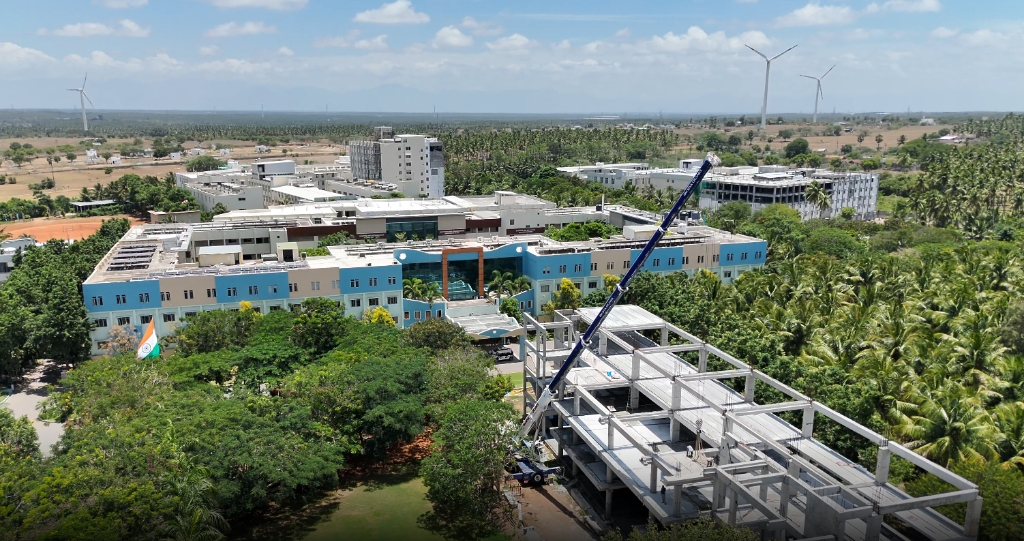
#> input picture assets/media/extracted_frame.jpg, 1024 x 541 px; its folder holds only this picture in this run
$ python -i keyframe_selector.py   (imports and definitions only)   (older library calls are emulated)
#> lines starting #> are read from the running program, lines starting #| are printed output that depends on the picture
#> further down, picture is the input picture: shape (541, 1024, 3); mean B, G, R 114.8, 126.5, 115.8
import os
import cv2
import numpy as np
from typing import List, Tuple, Dict, Any, Optional

# --------------------------------------------------
# SETTINGS (Matches Colab Notebook)
# --------------------------------------------------
COMPARE_WIDTH = 320
COMPARE_HEIGHT = 180
SIMILARITY_THRESHOLD = 0.95
DEFAULT_SHARPNESS_THRESHOLD = 100.0

# --------------------------------------------------
# 1. SHARPNESS ANALYSIS (Matches Snippet 1)
# --------------------------------------------------

# [93 lines left out: functions calculate_sharpness_from_frame, calculate_sharpness_from_video, calculate_sharpness, filter_sharp_frames, not called in this run]

# --------------------------------------------------
# 3. VISUAL REDUNDANCY FILTERING (Matches Snippet 3)
# --------------------------------------------------

def prepare_frame(frame: np.ndarray) -> np.ndarray:
    """
    Resize to 320x180, convert to grayscale, and normalize with equalizeHist.
    Exact match to prepare_frame in Snippet 3.
    """
    resized = cv2.resize(frame, (COMPARE_WIDTH, COMPARE_HEIGHT))
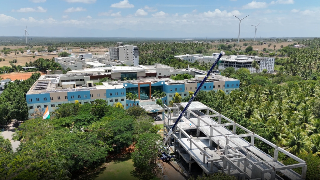
#> resized: shape (180, 320, 3); mean B, G, R 114.7, 126.4, 115.7
    gray = cv2.cvtColor(resized, cv2.COLOR_BGR2GRAY)
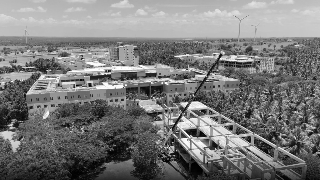
#> gray: shape (180, 320); min 0, max 255, mean 121.9
    equalized = cv2.equalizeHist(gray)
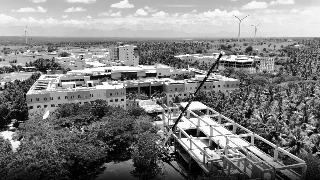
#> equalized: shape (180, 320); min 0, max 255, mean 128.2
    return equalized

# [193 lines left out: functions select_visual_keyframes_from_video, select_keyframes, get_selected_keyframe_data, read_frame_at_index, not called in this run]

>>> import cv2
>>> picture = cv2.imread('../../assets/media/extracted_frame.jpg')
>>> result = prepare_frame(picture)
